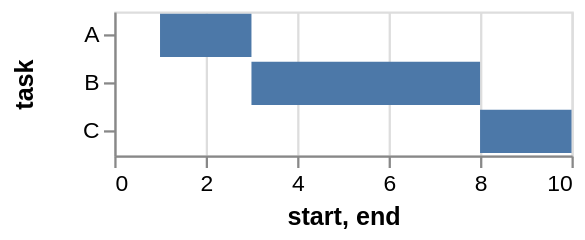

Describe this chart as a Vega-Lite specification.
### Vega specification from a JSON file in a GitHub repository (floating-point values rounded to 4 significant figures)
{"$schema": "https://vega.github.io/schema/vega/v4.json", "description": "A simple bar chart with ranged data (aka Gantt Chart).", "autosize": "pad", "padding": 5, "width": 200, "style": "cell", "data": [{"name": "source_0", "values": [{"task": "A", "start": 1, "end": 3}, {"task": "B", "start": 3, "end": 8}, {"task": "C", "start": 8, "end": 10}]}, {"name": "data_0", "source": "source_0", "transform": [{"type": "formula", "expr": "toNumber(datum[\"start\"])", "as": "start"}, {"type": "formula", "expr": "toNumber(datum[\"end\"])", "as": "end"}]}], "signals": [{"name": "y_step", "value": 21}, {"name": "height", "update": "bandspace(domain('y').length, 0.1, 0.05) * y_step"}], "marks": [{"name": "marks", "type": "rect", "style": ["bar"], "from": {"data": "data_0"}, "encode": {"update": {"fill": [{"test": "datum[\"start\"] === null || isNaN(datum[\"start\"])", "value": null}, {"value": "#4c78a8"}], "tooltip": {"signal": "{\"start\": format(datum[\"start\"], \"\"), \"task\": ''+datum[\"task\"], \"end\": format(datum[\"end\"], \"\")}"}, "x": {"scale": "x", "field": "start"}, "x2": {"scale": "x", "field": "end"}, "y": {"scale": "y", "field": "task"}, "height": {"scale": "y", "band": true}}}}], "scales": [{"name": "x", "type": "linear", "domain": {"data": "data_0", "fields": ["start", "end"]}, "range": [0, {"signal": "width"}], "nice": true, "zero": true}, {"name": "y", "type": "band", "domain": {"data": "data_0", "field": "task", "sort": true}, "range": {"step": {"signal": "y_step"}}, "paddingInner": 0.1, "paddingOuter": 0.05}], "axes": [{"scale": "x", "orient": "bottom", "grid": false, "title": "start, end", "labelFlush": true, "labelOverlap": true, "tickCount": {"signal": "ceil(width/40)"}, "zindex": 1}, {"scale": "x", "orient": "bottom", "gridScale": "y", "grid": true, "tickCount": {"signal": "ceil(width/40)"}, "domain": false, "labels": false, "maxExtent": 0, "minExtent": 0, "ticks": false, "zindex": 0}, {"scale": "y", "orient": "left", "grid": false, "title": "task", "labelOverlap": true, "zindex": 1}], "config": {"axisY": {"minExtent": 30}}}
